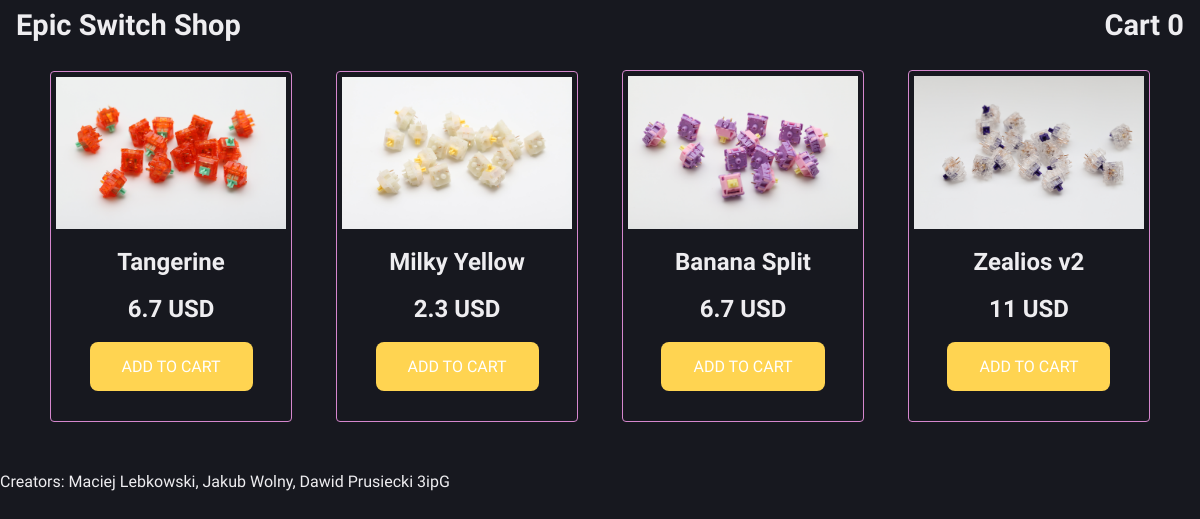
Before: / with the older database file.
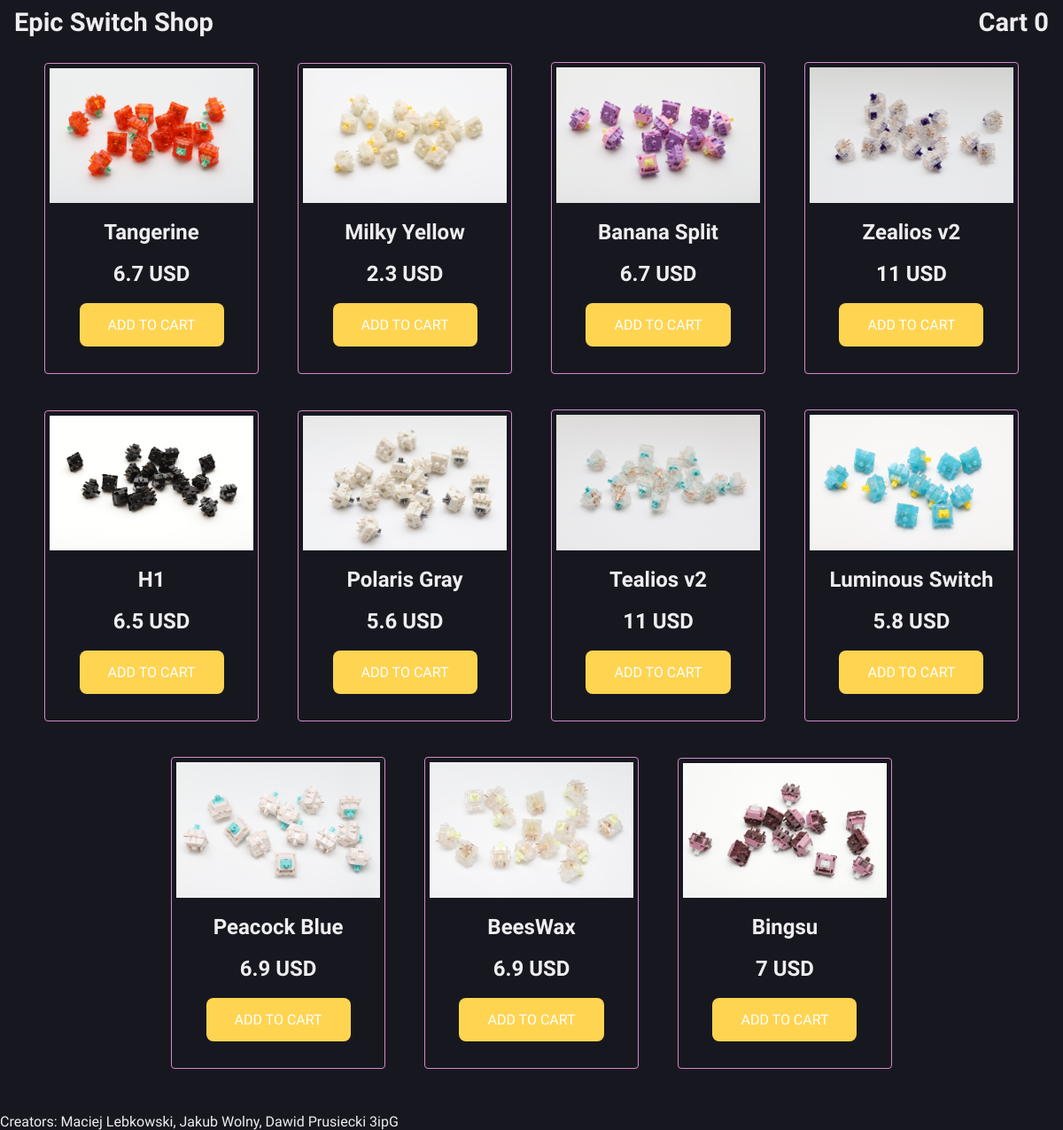
After: the same page with the newer database file.
### tables this page shows
CREATE TABLE `producttb` (
  `id` int(11) NOT NULL,
  `product_name` varchar(64) NOT NULL,
  `product_category` varchar(32) NOT NULL,
  `product_price` float DEFAULT NULL,
  `product_image` varchar(255) DEFAULT NULL
);

### php/CreateDb.php (called while the page is built, shortened)
<?php
class CreateDb
{
        public $tablename;
        public $con;
    public function __construct(
        $dbname = "Newdb",
        $tablename = "Productdb",
        $servername = "localhost",
        $username = "root",
        $password = ""
    )
    {
      $this->tablename = $tablename;
        $this->con = mysqli_connect($servername, $username, $password);
        $sql = "CREATE DATABASE IF NOT EXISTS $dbname";
        if(mysqli_query($this->con, $sql)){
            $this->con = mysqli_connect($servername, $username, $password, $dbname);
            $sql = " CREATE TABLE IF NOT EXISTS $tablename
                            (id INT(11) NOT NULL AUTO_INCREMENT PRIMARY KEY,
                             product_name VARCHAR (64) NOT NULL,
                             product_category VARCHAR (32) NOT NULL,
                             product_description VARCHAR (64) NOT NULL,
                             product_amount VARCHAR (2) NOT NULL,
                             product_price FLOAT,
                             product_image VARCHAR (255)
                            );";
        }else{
            return false;
        }
    }
    public function getData(){
        $sql = "SELECT * FROM $this->tablename";
        $result = mysqli_query($this->con, $sql);
        if(mysqli_num_rows($result) > 0){
            return $result;
        }
    }
}

### php/component.php (the view, shortened to what this page needs)
<?php
function component($productname, $productprice, $productimg, $productid, $productcategory){
    $element = "
    <div class=\"item-box\">
                <form action=\"index.php\" method=\"post\">
                    <div class=\"card shadow\">
                        <div>
                            <img src=\"$productimg\" alt=\"Zdjęcie\" class=\"img-fluid card-img-top\">
                        </div>
                        <div class=\"card-body\">
                            <h5 class=\"card-title\">$productname</h5>
                            <br>
                            <h5>
                                <span class=\"price\">$productprice USD</span>
                            </h5>
                            <br>
                            <button type=\"submit\" class=\"button\" name=\"add\">ADD TO CART <i class=\"fas fa-shopping-cart\"></i></button>
                             <input type='hidden' name='product_id' value='$productid'>
                        </div>
                    </div>
                </form>
            </div>
    ";
    echo $element;
}

### index.php (shortened to what this page needs)
<?php
require_once ('php/CreateDb.php');
require_once ('./php/component.php');
$database = new CreateDb("Productdb", "Producttb");
?>
<!DOCTYPE html>
<html lang="en">
<head>
    <link rel="stylesheet" type="text/css" href="style.css">
</head>
<body>
  <?php require_once ("php/header.php"); ?>
  <div class="container">
            <?php
                $counter=0;
                $result = $database->getData();
                while ($row = mysqli_fetch_assoc($result)){
                    if ($counter==4) {
                      echo ("<br>");
                      $counter=1;
                    }
                    else {
                      $counter=$counter+1;
                    }
                    component($row['product_name'], $row['product_price'], $row['product_image'], $row['id'], $row['product_category']);
                }
            ?>
  </div>
  <footer>
    <p>Creators: Maciej Lebkowski, Jakub Wolny, Dawid Prusiecki 3ipG</p>
  </footer>
</body>
</html>

### php/header.php
<header>
    <nav class="navbar">
        <a href="index.php" class="navbar-brand">
            <h3 class="navbar-text">Epic Switch Shop</h3>
        </a>
        <div class="collapse navbar-collapse" id="navbarNavAltMarkup">
            <div class="navbar-nav">
                <a href="cart.php" class="nav-item nav-link active">
                    <h3 class="navbar-text">Cart
                      <?php
                        if (isset($_SESSION['cart'])){
                            $count = count($_SESSION['cart']);
                            echo "<span id=\"cart_count\" class=\"text-warning bg-light\">$count</span>";
                        }else{
                            echo "<span id=\"cart_count\" class=\"text-warning bg-light\">0</span>";
                        }
                        ?>
                    </h3>
                </a>
            </div>
        </div>
    </nav>
</header>

### style.css (style rules this page uses)
* { margin: 0; font-family: 'Raleway', sans-serif; color: #EEEDF0; background-color: #17181F; }
a { color: inherit; text-decoration: inherit; }
.button { background-color: #ffd451; border: none; color: white; padding: 15px 32px; text-align: center; text-decoration: none; display: inline-block; font-size: 16px; border-radius: 8px; margin-bottom: 25px; }
.card-title { font-size: 24px; }
.price { font-size: 24px; }
.item-box { display: inline-block; }
header { background-color: dark-grey; }
.navbar { position: relative; display: -ms-flexbox; display: flex; -ms-flex-wrap: wrap; flex-wrap: wrap; -ms-flex-align: center; align-items: center; -ms-flex-pack: justify; justify-content: space-between; padding: .5rem 1rem }
.container { width: 100%; text-align: center; padding-top: 15px; padding-bottom: 15px; }
.item-box { margin-left: 20px; margin-right: 20px; border-radius: 0.25rem; padding: 5px; margin-bottom: 35px; margin-top: 5px; background-color: background: linear-gradient(90deg, rgba(108,114,203,1) 0%, rgba(203,105,193,1) 100%);; border: 1px solid #d587cd; }
.navbar-text { font-size: 29px; }
img { width: 230px; padding-bottom: 15px; }
body { background-color: #ffffff; color: #b16088; }
footer { font-size: 10 px; }

Changed rows visible on the page:
added producttb: product_image (picture), product_name "H1", product_price "6.5"
added producttb: product_image (picture), product_name "Polaris Gray", product_price "5.6"
added producttb: product_image (picture), product_name "Tealios v2", product_price "11"
added producttb: product_image (picture), product_name "Luminous Switch", product_price "5.8"
added producttb: product_image (picture), product_name "Peacock Blue", product_price "6.9"
added producttb: product_image (picture), product_name "BeesWax", product_price "6.9"
added producttb: product_image (picture), product_name "Bingsu", product_price "7"
